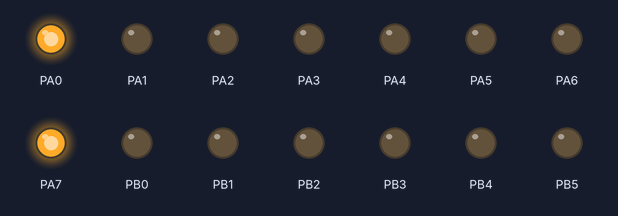
The program below on a simulated ATmega128, built with avr-gcc and emulated at 8 MHz. Parts: output pins drawn as LEDs (lit = HIGH).

Above: at 0.3 s.
At 0.7 s:
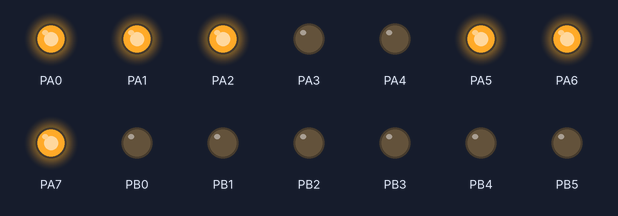
At 1.0 s:
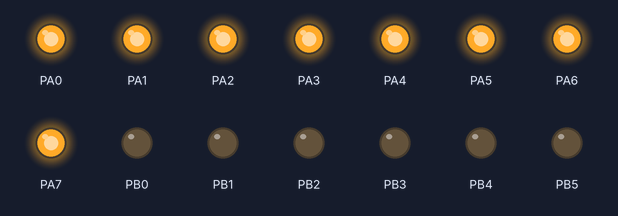
At 2.5 s:
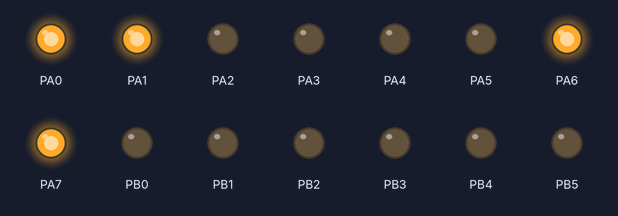
At 4.0 s:
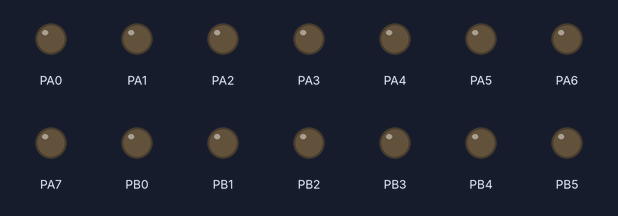
Timing chart, 0 to 4.6 s (numbered marks = the images above):
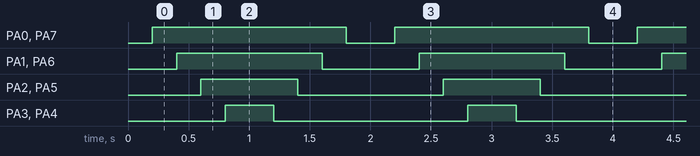

Measured:
- by itself, PA0, PA7: alternates HIGH for 1.6 s and LOW for 0.40 s
- by itself, PA1, PA6: alternates HIGH for 1.2 s and LOW for 0.80 s
- by itself, PA2, PA5: alternates HIGH for 0.80 s and LOW for 1.2 s
- by itself, PA3, PA4: alternates HIGH for 0.40 s and LOW for 1.6 s

The program:

main.c
```c
/*
 * Week1-B5.c
 *
 * Created: 2-2-2019 11:22:00
 * Author : Daan & Max
 */

// Define handy constants
#define F_CPU 8000000L
#define ON 0x11111111
#define OFF 0x00000000
#define ALL_OUTPUT 0b11111111

#include <avr/io.h>
#include <util/delay.h>

// Cycle array where each element represents a state of the LED's in an animation
int cycle[] = {0b00000000, 0b10000001, 0b11000011, 0b11100111, 0b11111111};

void wait(int ms);
void changeRow(int row, int state);

int main(void)
{
	// Set all the rows to output mode to make sure all LED's can be set
	DDRA = ALL_OUTPUT;
	DDRB = ALL_OUTPUT;
	DDRC = ALL_OUTPUT;
	DDRD = ALL_OUTPUT;
	DDRE = ALL_OUTPUT;
	DDRF = ALL_OUTPUT;
	DDRG = ALL_OUTPUT;

	while (1)
	{
		int size = sizeof(cycle)/sizeof(int);
		for (int i = 0; i < size; i++)		// Perform all the states in the cycle with a delay
		{
			changeRow(0, cycle[i]);
			wait(200);
		}

		for (int i = size - 1; i >= 0; i--)		// Perform all the states in the cycle with a delay backwards
		{
			changeRow(0, cycle[i]);
			wait(200);
		}
	}
	return 1;
}

void wait( int ms )
{
	for (int i=0; i<ms; i++)
	{
		_delay_ms( 1 );		// library function (max 30 ms at 8MHz)
	}
}

// Changes the LED's of a row using a number so it can be iterated upon
void changeRow(int row, int state)
{
	switch (row)
	{
		case 0:
		PORTA = state;
		break;
		case 1:
		PORTB = state;
		break;
		case 2:
		PORTC = state;
		break;
		case 3:
		PORTD = state;
		break;
		case 4:
		PORTE = state;
		break;
		case 5:
		PORTF = state;
		break;
		case 6:
		PORTG = state;
		break;
		default:
		break;
	}
}
```
